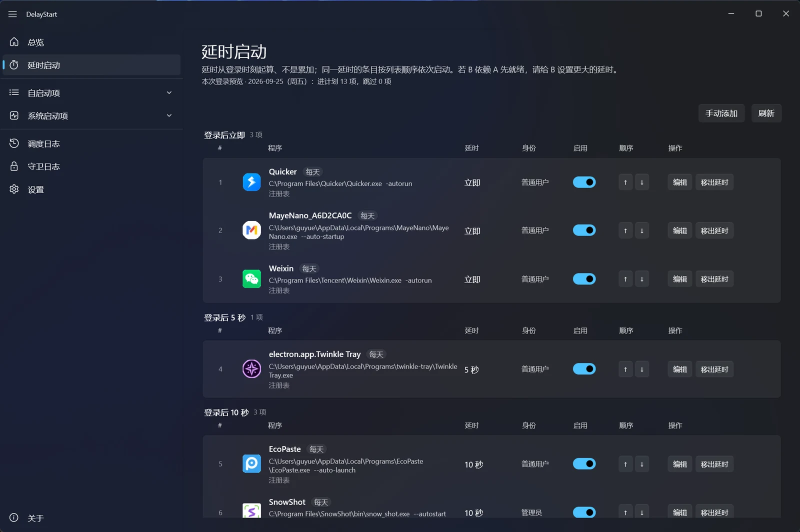
#> input picture images/delay-start.webp, 1600 x 1063 px (shown at 1/2 size)
$ python make-icon.py --src ../images/delay-start.webp
#> lines starting #> are read from the running program, lines starting #| are printed output that depends on the picture
# /// script
# requires-python = ">=3.12"
# dependencies = ["pillow>=11.0"]
# ///
"""从源 PNG 生成 DelayStart 的全部图标资源（管理端 / 调度端 / 守卫 / 两个中转器）。

用法（单文件脚本，依赖内联声明，必须用 uv run 执行）：

    uv run tools/make-icon.py                # 生成全部（AppIcon + 调度端两枚 + 守卫 + 两个中转器）
    uv run tools/make-icon.py --roles app    # 只生成管理端 AppIcon.ico
    uv run tools/make-icon.py --roles tray   # 只生成调度端 Scheduler.ico / SchedulerWarning.ico
    uv run tools/make-icon.py --roles guard  # 只生成守卫 DelayStart.Guard/Assets/Guard.ico
    uv run tools/make-icon.py --roles broker # 只生成两个中转器的 ico（LaunchBroker / NotifyBroker）
    uv run tools/make-icon.py --info         # 只看源图信息，不写文件

产物（五份都源自同一张 assets/icon/icon.png，改图后重跑本脚本即可）：

    src/DelayStart.App/Assets/AppIcon.ico             10 档 —— exe 内嵌图标 + 窗口图标 + 安装程序自身
    src/DelayStart.Scheduler/Assets/Scheduler.ico      10 档 —— 调度端 exe 图标 + 托盘（正常态）
    src/DelayStart.Scheduler/Assets/SchedulerWarning.ico
                                                       10 档 —— 托盘「完成但有失败」角标态（D31）
    src/DelayStart.Guard/Assets/Guard.ico              10 档 —— 守卫 exe 图标（计划任务 / 任务管理器可见）
    src/DelayStart.LaunchBroker/Assets/LaunchBroker.ico
                                                       10 档 —— 降权中转器 exe 图标（纯一致性）
    src/DelayStart.NotifyBroker/Assets/NotifyBroker.ico
                                                       10 档 —— 通知中转器 exe 图标（纯一致性）

为什么要自己写 ICO 容器而不用 Pillow 的 `save(format="ICO", sizes=[...])`：
  Pillow 的 ICO 插件对**所有**尺寸都用 PNG 压缩条目。PNG-in-ICO 在 Windows
  Vista+ 都支持，但小尺寸（16/20/24/32）走 PNG 时，某些老外壳路径（缩略图、
  部分第三方程序的文件对话框）会取不到图标而显示空白。
  这里按 Windows 官方建议做混合容器：小尺寸用 BMP/DIB(32bpp BGRA + AND 掩码)，
  256 用 PNG —— 兼容性最好，体积也可控。

源图要求（本项目）：正方形、带透明背景的 256x256 PNG。
  若源图不透明（无 alpha），生成的图标会是实心方块 —— 脚本会警告但不擅自改图。
"""

from __future__ import annotations

import argparse
import io
import struct
import sys
from pathlib import Path

from PIL import Image, ImageDraw

# 覆盖 Windows 外壳与任务栏用到的所有缩放档位：
# 16/20/24/32/40/48/64 = 100%~400% DPI 下的"小图标/中图标"，
# 96/128 = 大图标，"256 = 超大图标"（Explorer 视图 + 应用和功能页）。
DEFAULT_SIZES = (16, 20, 24, 32, 40, 48, 64, 96, 128, 256)

# >= 该尺寸的条目用 PNG 压缩，其余用 DIB（BMP）。
# 阈值取 96 而不是 256：96/128 两张 DIB 就要 105 KB，占满整个文件的一大半，
# 而它们只用在「大图标 / 超大图标」视图 —— 那些路径都是 Vista+ 的现代外壳，
# PNG 条目完全支持。小尺寸（16~48，会走缩略图、老式列表、第三方文件对话框）
# 仍然保持 DIB，那才是 PNG-in-ICO 真正有兼容风险的地方。
PNG_ENTRY_MIN = 96

# 托盘告警角标：红底 + 白圈 + 白叹号（与系统通知角标同一套语汇）。
BADGE_RED = (229, 20, 20, 255)
BADGE_WHITE = (255, 255, 255, 255)
BADGE_RATIO = 0.5      # 角标直径 / 图标边长（32px 图上 = 16px，够看清）
BADGE_SUPERSAMPLE = 4  # 角标按 4 倍画再缩小 —— 圆与叹号直接画在 16px 上会有锯齿


def dib_entry(img: Image.Image) -> bytes:
    """把一个 RGBA 图像编码成 ICO 用的 BITMAPINFOHEADER + XOR + AND 数据块。"""
    w, h = img.size
    # BMP 的行序是自下而上；32bpp 的字节序是 BGRA
    xor = img.transpose(Image.Transpose.FLIP_TOP_BOTTOM).tobytes("raw", "BGRA")
    # AND 掩码：1bpp，每行按 4 字节对齐。32bpp 图标靠 alpha 通道定透明，
    # 掩码全 0（= 全不透明）是通行做法。
    mask_row = ((w + 31) // 32) * 4
    mask = bytes(mask_row * h)
    header = struct.pack(
        "<IiiHHIIiiII",
        40,          # biSize
        w,           # biWidth
        h * 2,       # biHeight（XOR + AND 两张图，必须写成两倍）
        1,           # biPlanes
        32,          # biBitCount
        0,           # biCompression = BI_RGB
        len(xor) + len(mask),
        0, 0,        # 分辨率（0 = 不指定）
        0, 0,        # 调色板相关
    )
    return header + xor + mask


def pack_ico(frames: list[tuple[int, Image.Image]]) -> bytes:
    """把逐尺寸渲染好的帧按尺寸升序打包成 ICO 容器。

    ⚠️ 角标态必须**逐尺寸合成**再打包，不能"先合成 256 再统一缩" ——
    那样每个尺寸上的角标占比会不一致。
    """
    ordered = sorted(frames, key=lambda frame: frame[0])
    entries: list[bytes] = []
    for size, frame in ordered:
        if size >= PNG_ENTRY_MIN:
            buf = io.BytesIO()
            frame.save(buf, format="PNG", optimize=True)
            entries.append(buf.getvalue())
        else:
            entries.append(dib_entry(frame))

    out = bytearray(struct.pack("<HHH", 0, 1, len(entries)))  # ICONDIR
    offset = 6 + 16 * len(entries)
    body = bytearray()
    for (size, _), data in zip(ordered, entries):
        out += struct.pack(
            "<BBBBHHII",
            0 if size >= 256 else size,  # 0 表示 256
            0 if size >= 256 else size,
            0,   # 调色板颜色数（32bpp 固定 0）
            0,   # reserved
            1,   # planes
            32,  # bit count
            len(data),
            offset,
        )
        body += data
        offset += len(data)
    return bytes(out + body)


def scale(src: Image.Image, size: int) -> Image.Image:
    """等比缩放到 size×size（源图已经是目标尺寸时直接返回，不做插值）。"""
    return src if src.size == (size, size) else src.resize((size, size), Image.Resampling.LANCZOS)


def with_warning_badge(src: Image.Image, size: int) -> Image.Image:
    """右下角合成一枚红底白叹号角标（调度端「完成但有失败」的托盘态，D31）。

    角标先按 BADGE_SUPERSAMPLE 倍画再缩小，避免在 16/32px 上直接画圆与斜线出锯齿；
    叹号用手画的圆角矩形 + 圆点而不是字体 —— 不依赖系统字体，也不受 Pillow
    内置位图字体的尺寸限制。
    """
    base = scale(src, size).copy()

    diameter = max(8, round(size * BADGE_RATIO))
    ss = diameter * BADGE_SUPERSAMPLE
    badge = Image.new("RGBA", (ss, ss), (0, 0, 0, 0))
    draw = ImageDraw.Draw(badge)

    pad = max(1, round(ss * 0.04))
    ring = max(1, round(ss * 0.07))
    draw.ellipse((pad, pad, ss - pad - 1, ss - pad - 1), fill=BADGE_RED, outline=BADGE_WHITE, width=ring)

    # 叹号占圆内中间区域（外圈留给白边与呼吸空间）
    cx = ss / 2
    bar_w = max(2, round(ss * 0.13))
    draw.rounded_rectangle(
        (cx - bar_w / 2, ss * 0.28, cx + bar_w / 2, ss * 0.56),
        radius=bar_w / 2,
        fill=BADGE_WHITE,
    )
    dot_r = max(1.5, ss * 0.055)
    draw.ellipse((cx - dot_r, ss * 0.68 - dot_r, cx + dot_r, ss * 0.68 + dot_r), fill=BADGE_WHITE)

    badge = badge.resize((diameter, diameter), Image.Resampling.LANCZOS)
    inset = round(size * 0.02)
    base.alpha_composite(badge, (size - diameter - inset, size - diameter - inset))
    return base


def describe(src_path: Path, img: Image.Image) -> None:
    has_alpha = img.mode in ("RGBA", "LA") or "transparency" in img.info
    print(f"源图：{src_path}")
    print(f"  尺寸 {img.size[0]}x{img.size[1]} · 模式 {img.mode} · 有 alpha = {has_alpha} · {src_path.stat().st_size} 字节")

    if has_alpha:
        lo, hi = img.convert("RGBA").getchannel("A").getextrema()
        print(f"  alpha 范围 {lo}~{hi}")
        if lo == 255:
            print("  ⚠️ alpha 通道全不透明 —— 图标会是实心方块（在深色任务栏上不好看）。")
    else:
        print("  ⚠️ 源图没有透明通道 —— 生成的图标会是实心方块。")
        print("     如需透明背景，请用带 alpha 的 PNG 重新导出（VS 里建议导出 PNG 而非 JPG）。")

    if img.size[0] != img.size[1]:
        print(f"  ⚠️ 非正方形 {img.size} —— 会被拉伸成正方形，建议先裁成正方形。")
    if max(img.size) < 256:
        print(f"  ⚠️ 源图小于 256x256 —— 256 档会被放大，超大图标视图下会发虚。")


def write_ico(path: Path, data: bytes, sizes: tuple[int, ...], note: str = "") -> None:
    path.parent.mkdir(parents=True, exist_ok=True)
    path.write_bytes(data)
    suffix = f" · {note}" if note else ""
    print(f"✓ {path} · {len(data):,} 字节 · {len(sizes)} 档（{', '.join(map(str, sizes))}）{suffix}")


def main() -> int:
    repo = Path(__file__).resolve().parent.parent
    ap = argparse.ArgumentParser(description="生成 DelayStart 的图标资源")
    ap.add_argument("--src", default=str(repo / "assets" / "icon" / "icon.png"),
                    help="源 PNG（默认 assets/icon/icon.png）")
    ap.add_argument("--dst", default=str(repo / "src" / "DelayStart.App" / "Assets" / "AppIcon.ico"),
                    help="管理端图标输出路径")
    ap.add_argument("--sizes", default=",".join(str(s) for s in DEFAULT_SIZES))
    ap.add_argument("--roles", default="app,tray,guard,broker",
                    help="app / tray / guard / broker（默认全部）")
    ap.add_argument("--info", action="store_true", help="只打印源图信息，不生成")
    args = ap.parse_args()

    src_path = Path(args.src)
    if not src_path.is_file():
        print(f"✗ 源图不存在：{src_path}", file=sys.stderr)
        return 2

    img = Image.open(src_path)
#> img is the input picture: PIL image 1600x1063 RGB; mean R, G, B 36.3, 40.8, 53.5
    describe(src_path, img)
#> in describe, `has_alpha = img.mode in ("RGBA", "LA") or "transparency" in img.info`: has_alpha = False
#|   尺寸 1600x1063 · 模式 RGB · 有 alpha = False · 76976 字节
#|   ⚠️ 非正方形 (1600, 1063) —— 会被拉伸成正方形，建议先裁成正方形。

    if args.info:
        return 0

    roles = {role.strip() for role in args.roles.split(",") if role.strip()}
    unknown = roles - {"app", "tray", "guard", "broker"}
    if unknown:
        print(f"✗ 未知的 --roles：{', '.join(sorted(unknown))}", file=sys.stderr)
        return 2

    rgba = img.convert("RGBA")
    sizes = tuple(sorted(int(s) for s in args.sizes.split(",") if s.strip()))

    if "app" in roles:
        write_ico(Path(args.dst), pack_ico([(s, scale(rgba, s)) for s in sizes]), sizes)
#> in scale (call 9), `return src if src.size == (size, size) else src.resize((size, size), I..`:
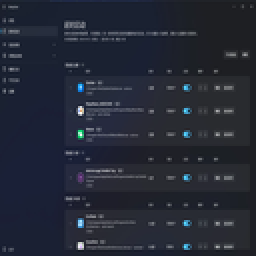
#> returned value: PIL image 128x128 RGBA (shown 2 times larger); mean R, G, B, A 36.3, 40.8, 53.4, 255
#> in scale (call 10), `return src if src.size == (size, size) else src.resize((size, size), I..`:
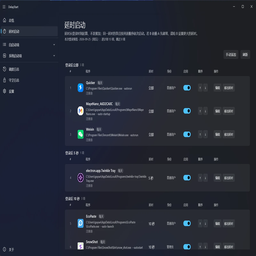
#> returned value: PIL image 256x256 RGBA; mean R, G, B, A 36.3, 40.8, 53.5, 255
#> in pack_ico, `ordered = sorted(frames, key=lambda frame: frame[0])`: ordered = 10 items
#> the loop in pack_ico, `for size, frame in ordered:` made 10 passes
#> (size, w in dib_entry, h in dib_entry, mask_row in dib_entry) on passes 1 to 7: (16, 16, 16, 4), (20, 20, 20, 4), (24, 24, 24, 4), (32, 32, 32, 4), (40, 40, 40, 8), (48, 48, 48, 8), (64, 64, 64, 8)
#> size on passes 8 to 10: 96, 128, 256
#> in pack_ico, `offset = 6 + 16 * len(entries)`: offset = 166
#> the loop in pack_ico, `for (size, _), data in zip(ordered, entries):` made 10 passes
#> (size, offset) on passes 1 to 10: (16, 1294), (20, 3014), (24, 5454), (32, 9718), (40, 16478), (48, 26118), (64, 43054), (96, 53536), (128, 69460), (256, 111585)
#> after the loop in pack_ico, `for (size, _), data in zip(ordered, entries):`: offset = 111585

    if "guard" in roles:
        guard_dir = repo / "src" / "DelayStart.Guard" / "Assets"
        write_ico(guard_dir / "Guard.ico", pack_ico([(s, scale(rgba, s)) for s in sizes]), sizes)
#> the loop in pack_ico (call 2), `for size, frame in ordered:` made 10 passes
#> the loop in pack_ico (call 2), `for (size, _), data in zip(ordered, entries):` made 10 passes

    if "broker" in roles:
        # 两个降权中转器形态相同（跑完即退、无窗口/托盘/计划任务），exe 图标纯属
        # 资源管理器里的一致性 —— 共用同一张源图，各落一份 ico。
        broker_note = "与守卫同图（broker 无图标露出面，纯一致性）"
        write_ico(repo / "src" / "DelayStart.LaunchBroker" / "Assets" / "LaunchBroker.ico",
                  pack_ico([(s, scale(rgba, s)) for s in sizes]), sizes, note=broker_note)
        write_ico(repo / "src" / "DelayStart.NotifyBroker" / "Assets" / "NotifyBroker.ico",
                  pack_ico([(s, scale(rgba, s)) for s in sizes]), sizes, note=broker_note)

    if "tray" in roles:
        tray_dir = repo / "src" / "DelayStart.Scheduler" / "Assets"
        write_ico(tray_dir / "Scheduler.ico", pack_ico([(s, scale(rgba, s)) for s in sizes]), sizes)
        write_ico(
            tray_dir / "SchedulerWarning.ico",
            pack_ico([(s, with_warning_badge(rgba, s)) for s in sizes]),
            sizes,
            note="含红色告警角标",
        )
#> in with_warning_badge, `badge = Image.new("RGBA", (ss, ss), (0, 0, 0, 0))`: badge: PIL image 32x32 RGBA; every value is 0
#> in with_warning_badge (call 2), `badge = Image.new("RGBA", (ss, ss), (0, 0, 0, 0))`: badge: PIL image 40x40 RGBA; every value is 0
#> in with_warning_badge (call 3), `badge = Image.new("RGBA", (ss, ss), (0, 0, 0, 0))`: badge: PIL image 48x48 RGBA; every value is 0
#> in with_warning_badge (call 4), `badge = Image.new("RGBA", (ss, ss), (0, 0, 0, 0))`: badge: PIL image 64x64 RGBA; every value is 0
#> in with_warning_badge (call 5), `badge = Image.new("RGBA", (ss, ss), (0, 0, 0, 0))`: badge: PIL image 80x80 RGBA; every value is 0
#> in with_warning_badge (call 6), `badge = Image.new("RGBA", (ss, ss), (0, 0, 0, 0))`: badge: PIL image 96x96 RGBA; every value is 0
#> in with_warning_badge (call 7), `badge = Image.new("RGBA", (ss, ss), (0, 0, 0, 0))`: badge: PIL image 128x128 RGBA; every value is 0
#> in with_warning_badge (call 8), `badge = Image.new("RGBA", (ss, ss), (0, 0, 0, 0))`: badge: PIL image 192x192 RGBA; every value is 0
#> in with_warning_badge (call 8), `base.alpha_composite(badge, (size - diameter - inset, size - diameter ..`:
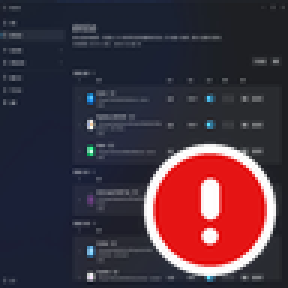
#> base: PIL image 96x96 RGBA (shown 3 times larger); mean R, G, B, A 68.9, 49.8, 61.2, 255
#> in with_warning_badge (call 9), `badge = Image.new("RGBA", (ss, ss), (0, 0, 0, 0))`: badge: PIL image 256x256 RGBA; every value is 0
#> in with_warning_badge (call 9), `badge = badge.resize((diameter, diameter), Image.Resampling.LANCZOS)`:
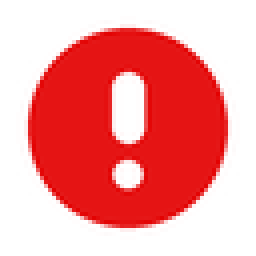
#> badge: PIL image 64x64 RGBA (shown 4 times larger); mean R, G, B, A 177.3, 85.5, 85.5, 170.2; transparent parts drawn white
#> in with_warning_badge (call 9), `base.alpha_composite(badge, (size - diameter - inset, size - diameter ..`:
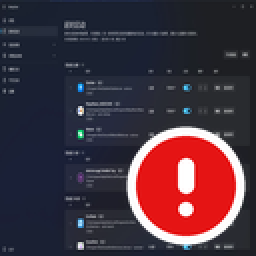
#> base: PIL image 128x128 RGBA (shown 2 times larger); mean R, G, B, A 69.4, 50.3, 61.6, 255
#> in with_warning_badge (call 10), `badge = Image.new("RGBA", (ss, ss), (0, 0, 0, 0))`: badge: PIL image 512x512 RGBA; every value is 0
#> in with_warning_badge (call 10), `badge = badge.resize((diameter, diameter), Image.Resampling.LANCZOS)`:
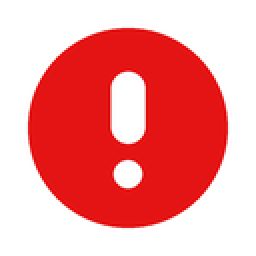
#> badge: PIL image 128x128 RGBA (shown 2 times larger); mean R, G, B, A 168.4, 77.1, 77.1, 170.1; transparent parts drawn white
#> in with_warning_badge (call 10), `base.alpha_composite(badge, (size - diameter - inset, size - diameter ..`:
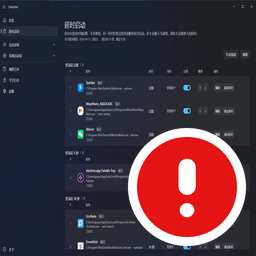
#> base: PIL image 256x256 RGBA; mean R, G, B, A 69.4, 50.4, 61.8, 255

    return 0


if __name__ == "__main__":
    raise SystemExit(main())
#> (the program exits here)

$ run again, on images/overview.webp
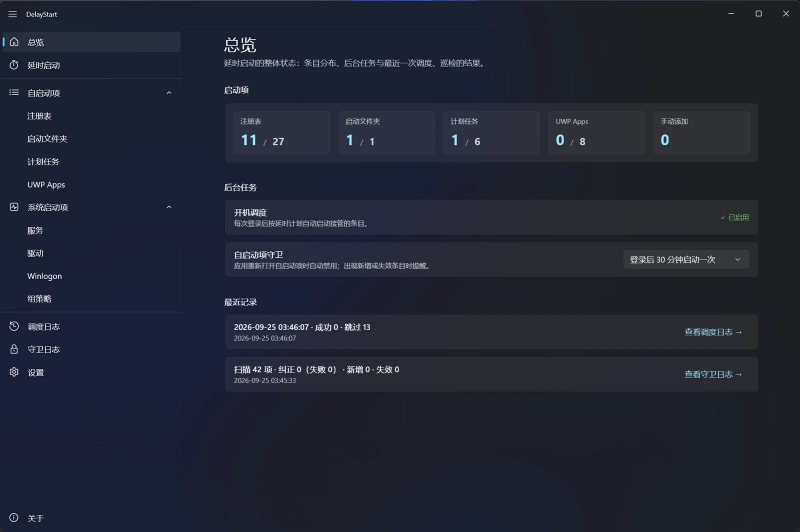
#> input picture images/overview.webp, 1600 x 1063 px (shown at 1/2 size)
#> in main, img is the input picture: PIL image 1600x1063 RGB; mean R, G, B 33.4, 37.4, 50.2
#> has_alpha = False
#|   尺寸 1600x1063 · 模式 RGB · 有 alpha = False · 47402 字节
#|   ⚠️ 非正方形 (1600, 1063) —— 会被拉伸成正方形，建议先裁成正方形。
#> in scale (call 10), `return src if src.size == (size, size) else src.resize((size, size), I..`:
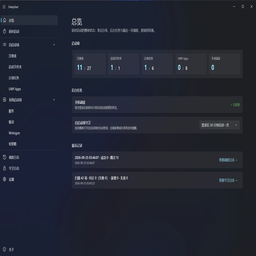
#> returned value: PIL image 256x256 RGBA; mean R, G, B, A 33.4, 37.4, 50.1, 255
#> ordered = 10 items
#> the loop in pack_ico, `for size, frame in ordered:` made 10 passes
#> (size, w in dib_entry, h in dib_entry, mask_row in dib_entry) on passes 1 to 7: (16, 16, 16, 4), (20, 20, 20, 4), (24, 24, 24, 4), (32, 32, 32, 4), (40, 40, 40, 8), (48, 48, 48, 8), (64, 64, 64, 8)
#> in pack_ico, `offset = 6 + 16 * len(entries)`: offset = 166
#> the loop in pack_ico, `for (size, _), data in zip(ordered, entries):` made 10 passes
#> (size, offset) on passes 1 to 8: (16, 1294), (20, 3014), (24, 5454), (32, 9718), (40, 16478), (48, 26118), (64, 43054), (96, 50813)
#> after the loop in pack_ico, `for (size, _), data in zip(ordered, entries):`: offset = 92495
#> the loop in pack_ico (call 2), `for size, frame in ordered:` made 10 passes
#> the loop in pack_ico (call 2), `for (size, _), data in zip(ordered, entries):` made 10 passes
#> base: PIL image 20x20 RGBA
#> base: PIL image 24x24 RGBA
#> base: PIL image 32x32 RGBA
#> base: PIL image 40x40 RGBA
#> base: PIL image 48x48 RGBA
#> base: PIL image 64x64 RGBA
#> base: PIL image 96x96 RGBA
#> base: PIL image 128x128 RGBA
#> in with_warning_badge (call 10), `base.alpha_composite(badge, (size - diameter - inset, size - diameter ..`:
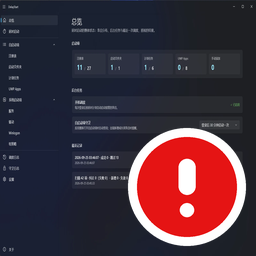
#> base: PIL image 256x256 RGBA; mean R, G, B, A 67.5, 48.2, 59.6, 255

$ run again, on images/runs-log.webp
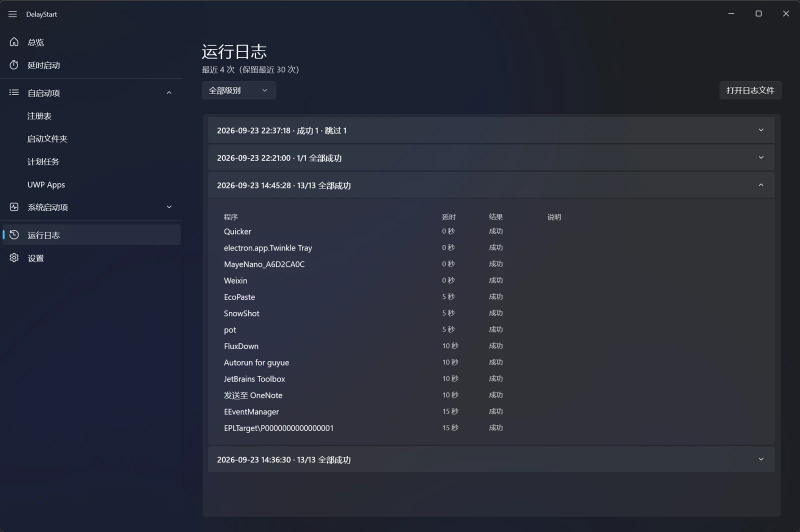
#> input picture images/runs-log.webp, 1600 x 1063 px (shown at 1/2 size)
#> in main, img is the input picture: PIL image 1600x1063 RGB; mean R, G, B 40.2, 44, 56.5
#> has_alpha = False
#|   尺寸 1600x1063 · 模式 RGB · 有 alpha = False · 48002 字节
#|   ⚠️ 非正方形 (1600, 1063) —— 会被拉伸成正方形，建议先裁成正方形。
#> ordered = 10 items
#> the loop in pack_ico, `for size, frame in ordered:` made 10 passes
#> (size, w in dib_entry, h in dib_entry, mask_row in dib_entry) on passes 1 to 7: (16, 16, 16, 4), (20, 20, 20, 4), (24, 24, 24, 4), (32, 32, 32, 4), (40, 40, 40, 8), (48, 48, 48, 8), (64, 64, 64, 8)
#> in pack_ico, `offset = 6 + 16 * len(entries)`: offset = 166
#> the loop in pack_ico, `for (size, _), data in zip(ordered, entries):` made 10 passes
#> (size, offset) on passes 1 to 8: (16, 1294), (20, 3014), (24, 5454), (32, 9718), (40, 16478), (48, 26118), (64, 43054), (96, 50897)
#> after the loop in pack_ico, `for (size, _), data in zip(ordered, entries):`: offset = 97391
#> the loop in pack_ico (call 2), `for size, frame in ordered:` made 10 passes
#> the loop in pack_ico (call 2), `for (size, _), data in zip(ordered, entries):` made 10 passes
#> base: PIL image 20x20 RGBA
#> base: PIL image 24x24 RGBA
#> base: PIL image 32x32 RGBA
#> base: PIL image 40x40 RGBA
#> base: PIL image 48x48 RGBA
#> base: PIL image 64x64 RGBA
#> base: PIL image 96x96 RGBA
#> base: PIL image 128x128 RGBA
#> in with_warning_badge (call 10), `base.alpha_composite(badge, (size - diameter - inset, size - diameter ..`:
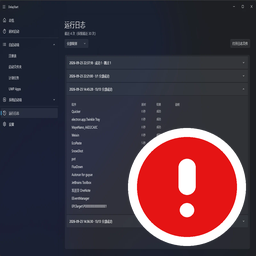
#> base: PIL image 256x256 RGBA; mean R, G, B, A 71.8, 52.5, 63.7, 255
